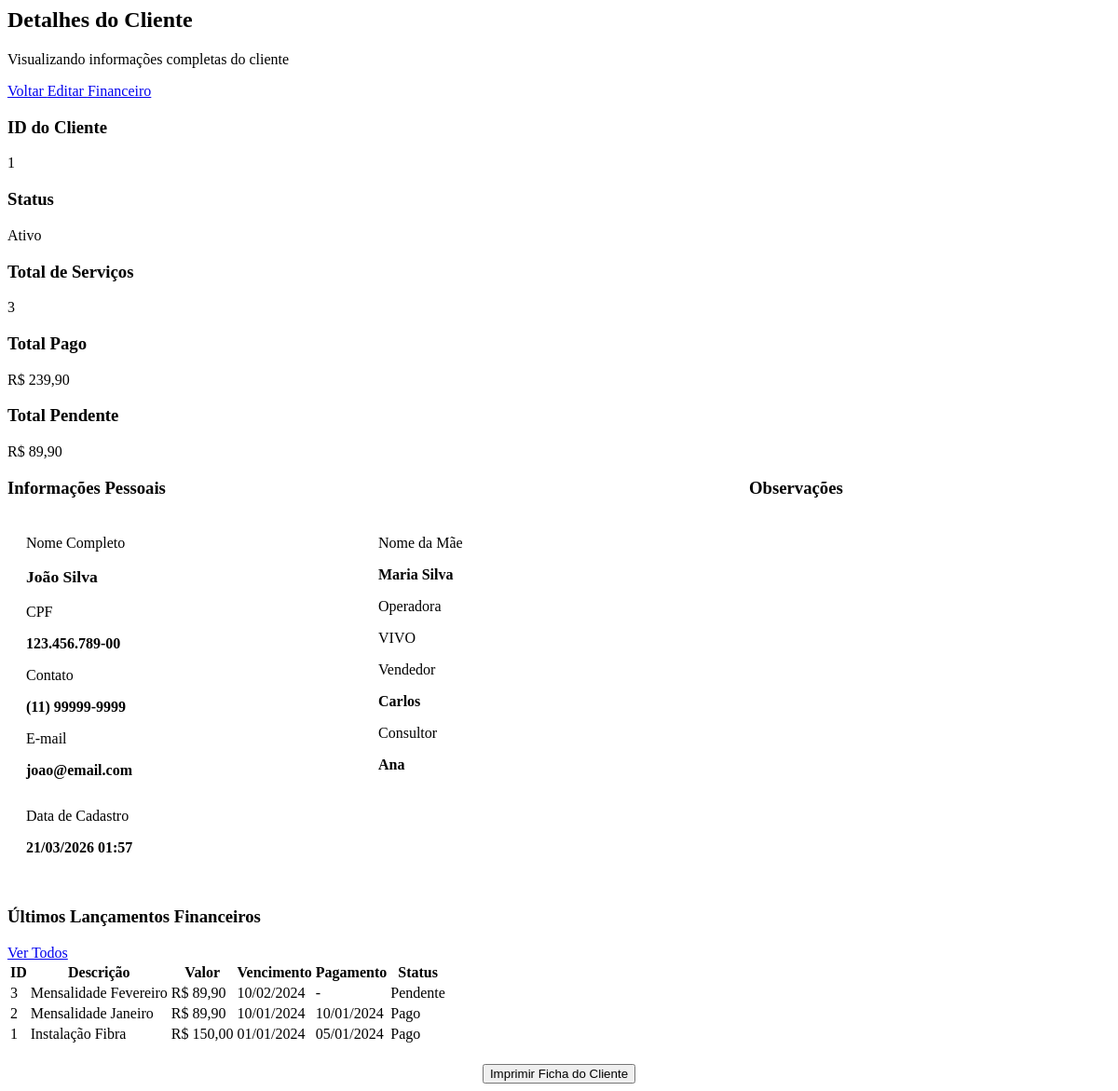
Screenshot of /pages/visualizar_cliente.php?id=1 with the database file from the repository.
### tables this page shows
CREATE TABLE IF NOT EXISTS clientes (
    id INT AUTO_INCREMENT PRIMARY KEY,
    nome VARCHAR(255) NOT NULL,
    cpf VARCHAR(14),
    contato VARCHAR(20),
    email VARCHAR(255),
    nome_mae VARCHAR(255),
    operadora ENUM('TIM', 'VIVO', 'CLARO', 'OUTROS') DEFAULT 'OUTROS',
    senha VARCHAR(255),
    vendedor VARCHAR(100),
    consultor VARCHAR(100),
    observacoes TEXT,
    status ENUM('Ativo', 'Inativo') DEFAULT 'Ativo',
    data_cadastro TIMESTAMP DEFAULT CURRENT_TIMESTAMP
);

CREATE TABLE IF NOT EXISTS financeiro (
    id INT AUTO_INCREMENT PRIMARY KEY,
    cliente_id INT NOT NULL,
    descricao VARCHAR(255) NOT NULL,
    valor DECIMAL(10, 2) NOT NULL,
    data_vencimento DATE NOT NULL,
    data_pagamento DATE DEFAULT NULL,
    status ENUM('Pago', 'Pendente', 'Cancelado') DEFAULT 'Pendente',
    data_criacao TIMESTAMP DEFAULT CURRENT_TIMESTAMP,
    FOREIGN KEY (cliente_id) REFERENCES clientes(id) ON DELETE CASCADE
);

### pages/visualizar_cliente.php (the view, shortened to what this page needs)
<?php
$database = new Database();
$conn = $database->getConnection();
$id = isset($_GET['id']) ? $_GET['id'] : 0;
$stmt = $conn->prepare("SELECT * FROM clientes WHERE id = ?");
$stmt->execute([$id]);
$cliente = $stmt->fetch();
$stmt = $conn->prepare("SELECT COUNT(*) as total FROM financeiro WHERE cliente_id = ?");
$stmt->execute([$id]);
$totalServicos = $stmt->fetch()['total'];
$stmt = $conn->prepare("SELECT COALESCE(SUM(valor), 0) as total FROM financeiro WHERE cliente_id = ? AND status = 'Pago'");
$stmt->execute([$id]);
$totalPago = $stmt->fetch()['total'];
$stmt = $conn->prepare("SELECT COALESCE(SUM(valor), 0) as total FROM financeiro WHERE cliente_id = ? AND status = 'Pendente'");
$stmt->execute([$id]);
$totalPendente = $stmt->fetch()['total'];
$stmt = $conn->prepare("SELECT * FROM financeiro WHERE cliente_id = ? ORDER BY data_vencimento DESC LIMIT 5");
$stmt->execute([$id]);
$ultimosLancamentos = $stmt->fetchAll();
?>
<div class="page-header">
    <div>
        <h2><i class="fas fa-user-circle"></i> Detalhes do Cliente</h2>
        <p style="color: var(--text-light); margin-top: 5px;">
            Visualizando informações completas do cliente
        </p>
    </div>
    <div>
        <a href="index.php?page=clientes" class="btn btn-secondary">
            <i class="fas fa-arrow-left"></i> Voltar
        </a>
        <a href="index.php?page=editar_cliente&id=<?php echo $cliente['id']; ?>" class="btn btn-primary">
            <i class="fas fa-edit"></i> Editar
        </a>
        <a href="index.php?page=financeiro_clientes&id=<?php echo $cliente['id']; ?>" class="btn btn-success">
            <i class="fas fa-dollar-sign"></i> Financeiro
        </a>
    </div>
</div>
<div class="cards-grid">
    <div class="card">
        <h3><i class="fas fa-hashtag"></i> ID do Cliente</h3>
        <div class="value"><?php echo $cliente['id']; ?></div>
    </div>
    <div class="card success">
        <h3><i class="fas fa-check-circle"></i> Status</h3>
        <div class="value">
            <span class="badge <?php echo ($cliente['status'] == 'Ativo') ? 'bg-success' : 'bg-danger'; ?>" style="font-size: 1rem;">
                <?php echo $cliente['status']; ?>
            </span>
        </div>
    </div>
    <div class="card">
        <h3><i class="fas fa-briefcase"></i> Total de Serviços</h3>
        <div class="value"><?php echo $totalServicos; ?></div>
    </div>
    <div class="card success">
        <h3><i class="fas fa-dollar-sign"></i> Total Pago</h3>
        <div class="value">R$ <?php echo number_format($totalPago, 2, ',', '.'); ?></div>
    </div>
    <div class="card warning">
        <h3><i class="fas fa-clock"></i> Total Pendente</h3>
        <div class="value">R$ <?php echo number_format($totalPendente, 2, ',', '.'); ?></div>
    </div>
</div>
<div style="display: grid; grid-template-columns: 2fr 1fr; gap: 20px;">
    <div class="table-container">
        <div class="table-header">
            <h3><i class="fas fa-user"></i> Informações Pessoais</h3>
        </div>
        <div style="padding: 20px;">
            <div style="display: grid; grid-template-columns: 1fr 1fr; gap: 20px;">
                <div>
                    <div class="form-group">
                        <label><i class="fas fa-user"></i> Nome Completo</label>
                        <p style="font-weight: 600; color: var(--text-color); font-size: 1.1rem;"><?php echo htmlspecialchars($cliente['nome']); ?></p>
                    </div>
                    <div class="form-group">
                        <label><i class="fas fa-id-card"></i> CPF</label>
                        <p style="font-weight: 600; color: var(--text-color);"><?php echo htmlspecialchars($cliente['cpf']); ?></p>
                    </div>
                    <div class="form-group">
                        <label><i class="fas fa-phone"></i> Contato</label>
                        <p style="font-weight: 600; color: var(--text-color);"><?php echo htmlspecialchars($cliente['contato']); ?></p>
                    </div>
                    <div class="form-group">
                        <label><i class="fas fa-envelope"></i> E-mail</label>
                        <p style="font-weight: 600; color: var(--text-color);"><?php echo htmlspecialchars($cliente['email']); ?></p>
                    </div>
                </div>
                <div>
                    <div class="form-group">
                        <label><i class="fas fa-female"></i> Nome da Mãe</label>
                        <p style="font-weight: 600; color: var(--text-color);"><?php echo htmlspecialchars($cliente['nome_mae']); ?></p>
                    </div>
                    <div class="form-group">
                        <label><i class="fas fa-signal"></i> Operadora</label>
                        <p><span class="badge bg-warning"><?php echo htmlspecialchars($cliente['operadora']); ?></span></p>
                    </div>
                    <div class="form-group">
                        <label><i class="fas fa-user-tie"></i> Vendedor</label>
                        <p style="font-weight: 600; color: var(--text-color);"><?php echo htmlspecialchars($cliente['vendedor']); ?></p>
                    </div>
                    <div class="form-group">
                        <label><i class="fas fa-headset"></i> Consultor</label>
                        <p style="font-weight: 600; color: var(--text-color);"><?php echo htmlspecialchars($cliente['consultor']); ?></p>
                    </div>
                </div>
            </div>
            <div class="form-group" style="margin-top: 15px;">
                <label><i class="fas fa-calendar"></i> Data de Cadastro</label>
                <p style="font-weight: 600; color: var(--text-color);"><?php echo date('d/m/Y H:i', strtotime($cliente['data_cadastro'])); ?></p>
            </div>
        </div>
    </div>
    <div class="table-container">
        <div class="table-header">
            <h3><i class="fas fa-sticky-note"></i> Observações</h3>
        </div>
        <div style="padding: 20px;">
            <p style="color: var(--text-color); line-height: 1.6; white-space: pre-wrap;">
            </p>
        </div>
    </div>
</div>
<div class="table-container">
    <div class="table-header">
        <h3><i class="fas fa-history"></i> Últimos Lançamentos Financeiros</h3>
        <a href="index.php?page=financeiro_clientes&id=<?php echo $cliente['id']; ?>" class="btn btn-primary btn-sm">
            <i class="fas fa-list"></i> Ver Todos
        </a>
    </div>
    <table>
        <thead>
            <tr>
                <th>ID</th>
                <th>Descrição</th>
                <th>Valor</th>
                <th>Vencimento</th>
                <th>Pagamento</th>
                <th>Status</th>
            </tr>
        </thead>
        <tbody>
            <?php if(count($ultimosLancamentos) > 0): ?>
                <?php foreach($ultimosLancamentos as $f): ?>
                <tr>
                    <td><?php echo $f['id']; ?></td>
                    <td><?php echo htmlspecialchars($f['descricao']); ?></td>
                    <td>R$ <?php echo number_format($f['valor'], 2, ',', '.'); ?></td>
                    <td><?php echo date('d/m/Y', strtotime($f['data_vencimento'])); ?></td>
                    <td><?php echo $f['data_pagamento'] ? date('d/m/Y', strtotime($f['data_pagamento'])) : '-'; ?></td>
                    <td>
                        <span class="badge <?php
                            echo ($f['status'] == 'Pago') ? 'bg-success' :
                                 (($f['status'] == 'Cancelado') ? 'bg-danger' : 'bg-warning');
                        ?>">
                            <?php echo $f['status']; ?>
                        </span>
                    </td>
                </tr>
                <?php endforeach; ?>
            <?php else: ?>
                <tr>
                    <td colspan="6" class="text-center">Nenhum lançamento encontrado</td>
                </tr>
            <?php endif; ?>
        </tbody>
    </table>
</div>
<div style="margin-top: 20px; text-align: center;">
    <button onclick="window.print()" class="btn btn-secondary">
        <i class="fas fa-print"></i> Imprimir Ficha do Cliente
    </button>
</div>

### rows the page displays
clientes: id "1", status "Ativo", nome "João Silva", cpf "123.456.789-00", contato "(11) 99999-9999", email "joao@email.com", nome_mae "Maria Silva", operadora "VIVO", vendedor "Carlos", consultor "Ana", data_cadastro "21/03/2026 01:57"
financeiro: id "3", descricao "Mensalidade Fevereiro", valor "89,90", data_vencimento "10/02/2024", status "Pendente"
financeiro: id "2", descricao "Mensalidade Janeiro", valor "89,90", data_vencimento "10/01/2024", data_pagamento "10/01/2024", status "Pago"
financeiro: id "1", descricao "Instalação Fibra", valor "150,00", data_vencimento "01/01/2024", data_pagamento "05/01/2024", status "Pago"

### other values shown
$totalServicos "3"
$totalPago "239,90"
$totalPendente "89,90"
